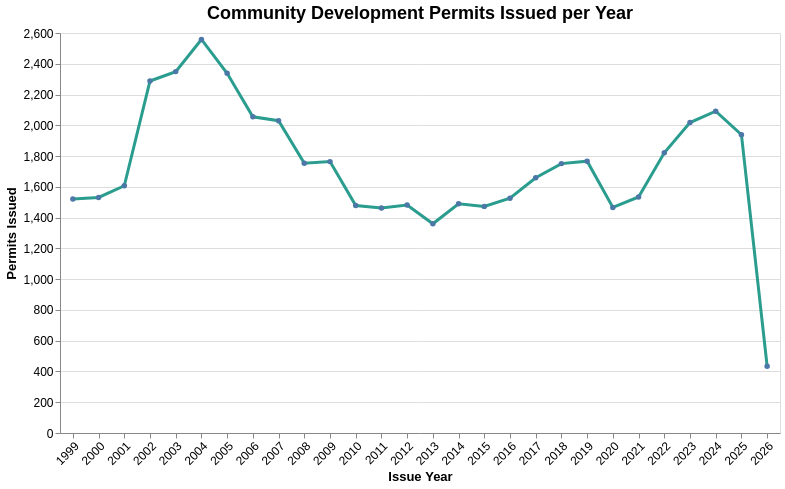

The cell this chart's notebook holds for it:
### Markdown cell above
### Community Development Permits Over Time (Visualization 3)

### Code cell
permits_yearly = (
    context_df.groupby("Issue Year")["Permit Number"]
    .nunique()
    .reset_index(name="permits_issued")
    .rename(columns={"Issue Year": "issue_year"})
    .sort_values("issue_year")
)

permits_yearly["issue_year"] = permits_yearly["issue_year"].astype(int)

permits_line = alt.Chart(permits_yearly).mark_line(
    point=True,
    strokeWidth=3,
    color="#2A9D8F"
).encode(
    x=alt.X(
        "issue_year:O",
        title="Issue Year",
        axis=alt.Axis(labelAngle=-45)
    ),
    y=alt.Y(
        "permits_issued:Q",
        title="Permits Issued",
        axis=alt.Axis(format=",.0f")
    ),
    tooltip=[
        alt.Tooltip("issue_year:O", title="Year"),
        alt.Tooltip("permits_issued:Q", title="Permits Issued", format=",.0f")
    ]
).properties(
    width=720,
    height=400,
    title="Community Development Permits Issued per Year"
).configure_title(
    fontSize=18,
    anchor="middle"
).configure_axis(
    labelFontSize=12,
    titleFontSize=13
).interactive()

permits_line

### Figure 1 — Vega-Lite specification as saved in the notebook (floating-point values rounded to 4 significant figures)
{"config": {"view": {"continuousWidth": 300, "continuousHeight": 300}, "axis": {"labelFontSize": 12, "titleFontSize": 13}, "title": {"anchor": "middle", "fontSize": 18}}, "data": {"name": "data-a36ee24c65c911975815352f9aac6bb3"}, "mark": {"type": "line", "color": "#2A9D8F", "point": true, "strokeWidth": 3}, "encoding": {"tooltip": [{"field": "issue_year", "title": "Year", "type": "ordinal"}, {"field": "permits_issued", "format": ",.0f", "title": "Permits Issued", "type": "quantitative"}], "x": {"axis": {"labelAngle": -45}, "field": "issue_year", "title": "Issue Year", "type": "ordinal"}, "y": {"axis": {"format": ",.0f"}, "field": "permits_issued", "title": "Permits Issued", "type": "quantitative"}}, "height": 400, "params": [{"name": "param_2", "select": {"type": "interval", "encodings": ["x", "y"]}, "bind": "scales"}], "title": "Community Development Permits Issued per Year", "width": 720, "$schema": "https://vega.github.io/schema/vega-lite/v5.8.0.json", "datasets": {"data-a36ee24c65c911975815352f9aac6bb3": [{"issue_year": 1999, "permits_issued": 1521}, {"issue_year": 2000, "permits_issued": 1531}, {"issue_year": 2001, "permits_issued": 1607}, {"issue_year": 2002, "permits_issued": 2288}, {"issue_year": 2003, "permits_issued": 2349}, {"issue_year": 2004, "permits_issued": 2558}, {"issue_year": 2005, "permits_issued": 2338}, {"issue_year": 2006, "permits_issued": 2055}, {"issue_year": 2007, "permits_issued": 2030}, {"issue_year": 2008, "permits_issued": 1754}, {"issue_year": 2009, "permits_issued": 1764}, {"issue_year": 2010, "permits_issued": 1479}, {"issue_year": 2011, "permits_issued": 1463}, {"issue_year": 2012, "permits_issued": 1482}, {"issue_year": 2013, "permits_issued": 1360}, {"issue_year": 2014, "permits_issued": 1490}, {"issue_year": 2015, "permits_issued": 1473}, {"issue_year": 2016, "permits_issued": 1526}, {"issue_year": 2017, "permits_issued": 1659}, {"issue_year": 2018, "permits_issued": 1751}, {"issue_year": 2019, "permits_issued": 1767}, {"issue_year": 2020, "permits_issued": 1466}, {"issue_year": 2021, "permits_issued": 1534}, {"issue_year": 2022, "permits_issued": 1821}, {"issue_year": 2023, "permits_issued": 2018}, {"issue_year": 2024, "permits_issued": 2092}, {"issue_year": 2025, "permits_issued": 1939}, {"issue_year": 2026, "permits_issued": 434}]}}
